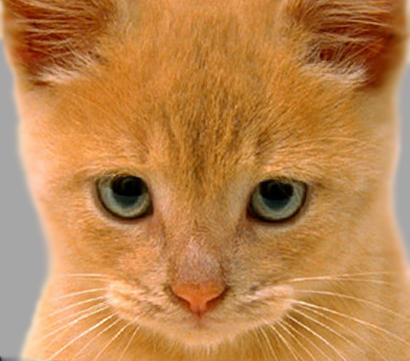
#> input picture Assignment_1/2. Edge Detection/Input_Image/cat2.jpg, 410 x 361 px
$ python EdgeDetection.py   (older library calls are emulated)
#> lines starting #> are read from the running program, lines starting #| are printed output that depends on the picture
import cv2
import numpy as np
import matplotlib.pyplot as plt
import math
import copy

INPUT_PATH = "./Input_Image"
OUTPUT_PATH = "./Output_Image"

def gaussian_blur(img0, sigma):
    """
    Function that smoothing the image using gaussian blur

    :param img0: input image
    :param sigma: standard deviation
    :return: the smoothing image after applying gaussian kernel

    """
    # hsize
    hsize = 2 * int(math.ceil(3 * sigma)) + 1
    # gaussian blur
    img0 = cv2.GaussianBlur(img0, (hsize, hsize), sigma)
    return img0

def sobel_filters(img0):
    """
    Function that create sobel filters

    :params img0: input image
    :return image gradients in the x and y direction

    """
    # Sobel filter for gradient in x direction
    sobel_x = np.array([[-1, 0, 1], [-2, 0, 2], [-1, 0, 1]])
    imgx = cv2.filter2D(img0, cv2.CV_64F, sobel_x)

    # Sobel filter for gradient in y direction
    sobel_y = np.array([[-1, -2, -1], [0, 0, 0], [1, 2, 1]])
    imgy = cv2.filter2D(img0, cv2.CV_64F, sobel_y)

    return imgx, imgy

def gradient_magnitude(imgx, imgy):
    """
    Function that creates the gradient magnitude image
    :param imgx: image gradient in the x direction
    :param imgy: image gradient in the y direction
    :return gradient magnitude image
    """
    img1 = np.sqrt(np.power(imgx, 2) + np.power(imgy, 2))
    return img1

def gradient_orientation(imgx, imgy):
    """
    Fuction that createas gradient orientation image

    :param imgx: image gradient in the x direction
    :param imgy: image gradient in the y direction
    :return gradient oriretation image

    """
    orientation = np.arctan2(imgy, imgx) * 180 / np.pi
    return orientation

def non_maximum_suppression(img1, orientation_img):
    """
    Function that apply the non maximum suppression

    :param img1: the image after gradient magnitude
    :param orientation_img: the image after gradient orientation
    :result the edge image

    """
    # Create deep copy
    result = copy.deepcopy(img1)
    # Non-maximum suppression
    for i in range(1, img1.shape[0]-1):
        for j in range(1, img1.shape[1]-1):
            cur_direction = orientation_img[i, j]
            if cur_direction < 0:
                orientation_img[i, j] += 180
                cur_direction = orientation_img[i, j]
            if (0 <= cur_direction < 22.5) or (157.5 <= cur_direction <= 180):
                if not(img1[i, j] >= img1[i, j-1]) or not(img1[i, j] >= img1[i, j+1]):
                    result[i, j] = 0
            elif (22.5 <= cur_direction < 67.5):
                if not(img1[i, j] >= img1[i-1, j+1]) or not(img1[i, j] >= img1[i+1, j-1]):
                    result[i, j] = 0
            elif (67.5 <= cur_direction < 112.5):
                if not(img1[i, j] >= img1[i-1, j]) or not(img1[i, j] >= img1[i+1, j]):
                    result[i, j] = 0
            elif (112.5 <= cur_direction < 157.5):
                if not(img1[i, j] >= img1[i-1, j-1]) or not(img1[i, j] >=  img1[i+1, j+1]):
                    result[i, j] = 0
    return result

def apply_threshold(img1):
    """
    Function that apply a simple threshold to image

    :param img1: a grayscale image
    :return the image that has pixels above the threshold

    """
    threshold = 25
    img1[img1 < threshold] = 0
    img1[img1 >= threshold] = 255
    return img1

def my_edge_filter(img0, sigma):
    """
    Function that dectect the edge of an image

    :param img0: a gray scale image
    :param sigma: scalar (standard deviation of the Gaussian smoothing kernel)
    :return the the edge magnitude image

    """
    # Smoothing image
    img0 = gaussian_blur(img0, sigma)

    # Sobel filters
    imgx, imgy = sobel_filters(img0)

    # Gradient magnitude
    img1 = gradient_magnitude(imgx, imgy)

    # Gradient orientation
    orientation_img = gradient_orientation(imgx, imgy)

    # Non maximum suppression
    result = non_maximum_suppression(img1, orientation_img)

    return apply_threshold(result)


if __name__ == "__main__":
    # Input images
    input_images = ["cat2.jpg", "img0.jpg", "littledog.jpg"]

    # Genetate edge dection for all input images
    for input_img in input_images:
        input = INPUT_PATH + '/' + input_img
        # Import image
        img = cv2.imread(input,0)
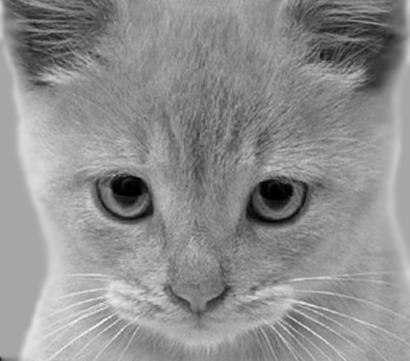
#> img: shape (361, 410); min 0, max 252, mean 142.9
        # Gaussian blur image
        gaussian_blur_img = gaussian_blur(img, sigma=2)

        # Sobels
        imgx, imgy = sobel_filters(gaussian_blur_img)
#> in sobel_filters, `imgy = cv2.filter2D(img0, cv2.CV_64F, sobel_y)`:
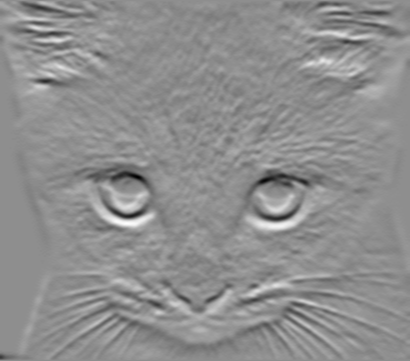
#> imgy: shape (361, 410) float64; min -177, max 140, mean 0.6; drawn with min black and max white

        # Gradient magnitude image
        gradient_magnitude_img = gradient_magnitude(imgx, imgy)

        # Gradient orientation image
        gradient_orientation_img = gradient_orientation(imgx, imgy)
#> in gradient_orientation, `orientation = np.arctan2(imgy, imgx) * 180 / np.pi`:
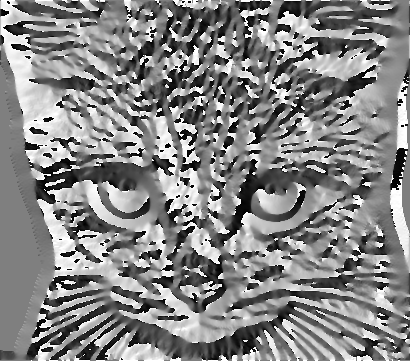
#> orientation: shape (361, 410) float64; min -179.5, max 180, mean 9.5; drawn with min black and max white

        # Non_maximum image
        non_maximum_img = my_edge_filter(img, sigma=2)
#> after the loop in non_maximum_suppression, `for i in range(1, img1.shape[0]-1):`:
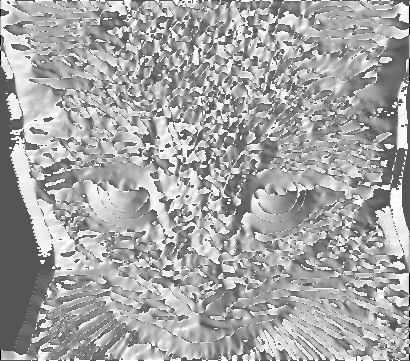
#> orientation_img: shape (361, 410) float64; min -90, max 180, mean 85.9; drawn with min black and max white
#> after the loop in non_maximum_suppression, `for i in range(1, img1.shape[0]-1):`:
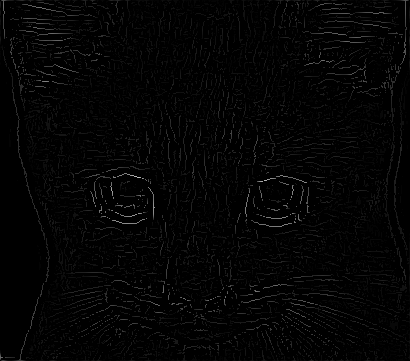
#> result: shape (361, 410) float64; min 0, max 190.7, mean 4.2
#> in apply_threshold, `img1[img1 >= threshold] = 255`:
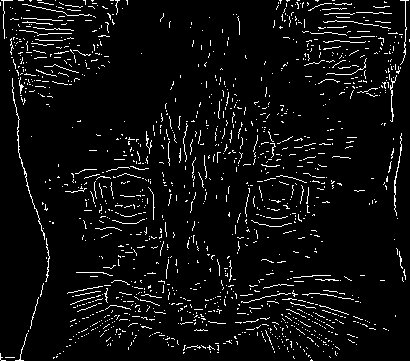
#> img1: shape (361, 410) float64; 5.4% white in thin lines or dots

        # Image name
        img_name = input_img.split('.')[0]

        # Save images
        gradient_magnitude_img = np.uint8(gradient_magnitude_img)
        gradient_magnitude_img = cv2.normalize(gradient_magnitude_img, None, 0, 255, cv2.NORM_MINMAX, cv2.CV_8U)
        output_magnitude_img = OUTPUT_PATH + '/' + img_name + '/' + img_name + '_gradient_magnitude.jpg'
        cv2.imwrite(output_magnitude_img , gradient_magnitude_img)

        gradient_orientation_img = cv2.convertScaleAbs(gradient_orientation_img)
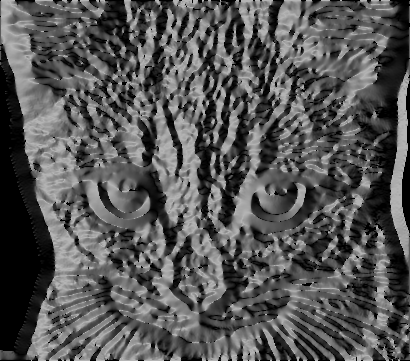
#> gradient_orientation_img: shape (361, 410); min 0, max 180, mean 85.6
        output_orientaion_img = OUTPUT_PATH + '/' + img_name + '/' + img_name + '_gradient_orientation.jpg'
        cv2.imwrite(output_orientaion_img, gradient_orientation_img)

        output_non_maximum_img = OUTPUT_PATH + '/' + img_name + '/' + img_name + '_non_maximum.jpg'
        cv2.imwrite(output_non_maximum_img, non_maximum_img)
#> pass 2 of the loop `for input_img in input_images:`:
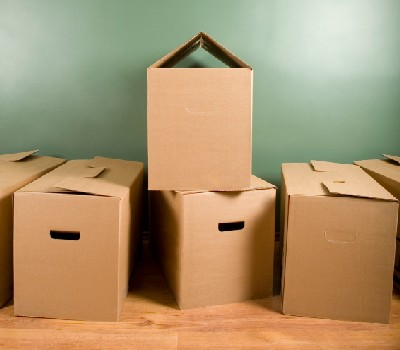
#> input picture Assignment_1/2. Edge Detection/Input_Image/img0.jpg, 400 x 350 px
#> img: shape (350, 400)
#> img0: shape (350, 400)
#> imgx: shape (350, 400) float64
#> imgy: shape (350, 400) float64
#> orientation: shape (350, 400) float64
#> in apply_threshold (call 2), `img1[img1 >= threshold] = 255`:
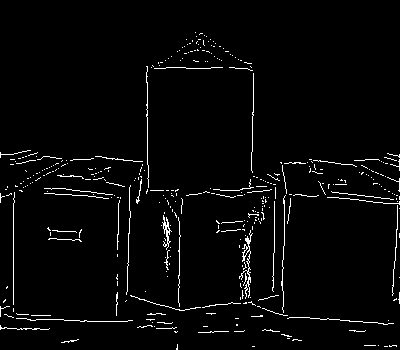
#> img1: shape (350, 400) float64; 2.9% white in thin lines or dots
#> `gradient_orientation_img = cv2.convertScaleAbs(gradient_orientation_img)`:
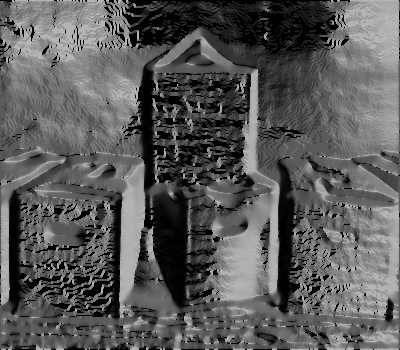
#> gradient_orientation_img: shape (350, 400); min 0, max 180, mean 90.4
#> pass 3 of the loop `for input_img in input_images:`:
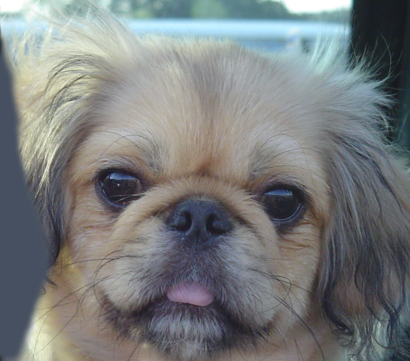
#> input picture Assignment_1/2. Edge Detection/Input_Image/littledog.jpg, 410 x 361 px
#> img: shape (361, 410)
#> img0: shape (361, 410)
#> imgx: shape (361, 410) float64
#> imgy: shape (361, 410) float64
#> orientation: shape (361, 410) float64
#> in apply_threshold (call 3), `img1[img1 >= threshold] = 255`:
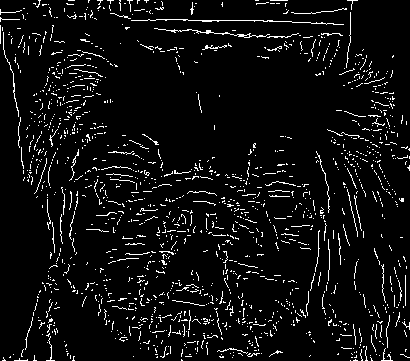
#> img1: shape (361, 410) float64; 5.9% white in thin lines or dots
#> `gradient_orientation_img = cv2.convertScaleAbs(gradient_orientation_img)`:
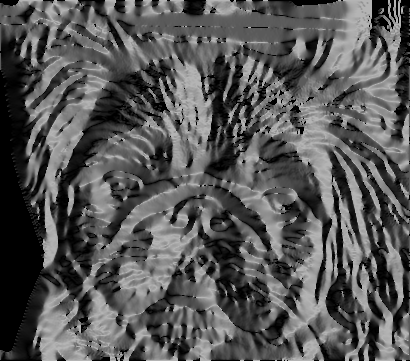
#> gradient_orientation_img: shape (361, 410); min 0, max 180, mean 86.7
